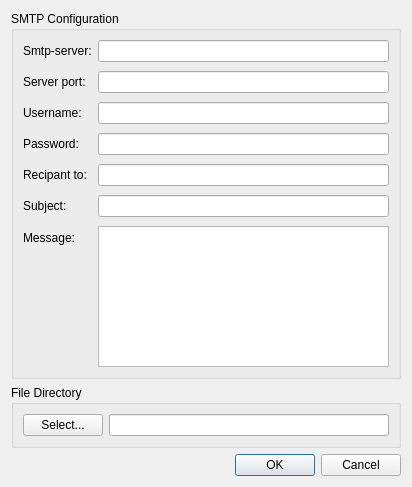
<?xml version="1.0" encoding="UTF-8"?>
<ui version="4.0">
 <class>emailConfig</class>
 <widget class="QDialog" name="emailConfig">
  <property name="geometry">
   <rect>
    <x>0</x>
    <y>0</y>
    <width>412</width>
    <height>487</height>
   </rect>
  </property>
  <property name="windowTitle">
   <string>Dialog</string>
  </property>
  <layout class="QVBoxLayout" name="verticalLayout_2">
   <item>
    <widget class="QGroupBox" name="groupBox">
     <property name="title">
      <string>SMTP Configuration</string>
     </property>
     <layout class="QVBoxLayout" name="verticalLayout">
      <item>
       <layout class="QFormLayout" name="formLayout">
        <property name="fieldGrowthPolicy">
         <enum>QFormLayout::ExpandingFieldsGrow</enum>
        </property>
        <property name="rowWrapPolicy">
         <enum>QFormLayout::WrapLongRows</enum>
        </property>
        <property name="verticalSpacing">
         <number>9</number>
        </property>
        <item row="0" column="0">
         <widget class="QLabel" name="label">
          <property name="text">
           <string>Smtp-server:</string>
          </property>
         </widget>
        </item>
        <item row="0" column="1">
         <widget class="QLineEdit" name="serverName"/>
        </item>
        <item row="1" column="0">
         <widget class="QLabel" name="label_2">
          <property name="text">
           <string>Server port:</string>
          </property>
         </widget>
        </item>
        <item row="1" column="1">
         <widget class="QLineEdit" name="port"/>
        </item>
        <item row="2" column="0">
         <widget class="QLabel" name="label_3">
          <property name="text">
           <string>Username:</string>
          </property>
         </widget>
        </item>
        <item row="2" column="1">
         <widget class="QLineEdit" name="userName"/>
        </item>
        <item row="3" column="0">
         <widget class="QLabel" name="label_4">
          <property name="text">
           <string>Password:</string>
          </property>
         </widget>
        </item>
        <item row="3" column="1">
         <widget class="QLineEdit" name="paswd">
          <property name="inputMask">
           <string/>
          </property>
          <property name="echoMode">
           <enum>QLineEdit::Password</enum>
          </property>
         </widget>
        </item>
        <item row="4" column="0">
         <widget class="QLabel" name="label_5">
          <property name="text">
           <string>Recipant to:</string>
          </property>
         </widget>
        </item>
        <item row="4" column="1">
         <widget class="QLineEdit" name="rcptAddress"/>
        </item>
        <item row="5" column="0">
         <widget class="QLabel" name="label_6">
          <property name="text">
           <string>Subject:</string>
          </property>
         </widget>
        </item>
        <item row="5" column="1">
         <widget class="QLineEdit" name="subject"/>
        </item>
        <item row="6" column="0">
         <widget class="QLabel" name="label_7">
          <property name="text">
           <string>Message:</string>
          </property>
         </widget>
        </item>
        <item row="6" column="1">
         <widget class="QPlainTextEdit" name="message">
          <property name="plainText">
           <string/>
          </property>
         </widget>
        </item>
       </layout>
      </item>
     </layout>
    </widget>
   </item>
   <item>
    <widget class="QGroupBox" name="groupBox_2">
     <property name="title">
      <string>File Directory</string>
     </property>
     <layout class="QHBoxLayout" name="horizontalLayout_2">
      <item>
       <widget class="QPushButton" name="pushButton">
        <property name="text">
         <string>Select...</string>
        </property>
       </widget>
      </item>
      <item>
       <widget class="QLineEdit" name="fileDirectory_lineEdit">
        <property name="readOnly">
         <bool>true</bool>
        </property>
       </widget>
      </item>
     </layout>
    </widget>
   </item>
   <item>
    <widget class="QDialogButtonBox" name="buttonBox">
     <property name="orientation">
      <enum>Qt::Horizontal</enum>
     </property>
     <property name="standardButtons">
      <set>QDialogButtonBox::Cancel|QDialogButtonBox::Ok</set>
     </property>
    </widget>
   </item>
  </layout>
 </widget>
 <resources/>
 <connections>
  <connection>
   <sender>buttonBox</sender>
   <signal>accepted()</signal>
   <receiver>emailConfig</receiver>
   <slot>accept()</slot>
   <hints>
    <hint type="sourcelabel">
     <x>428</x>
     <y>284</y>
    </hint>
    <hint type="destinationlabel">
     <x>157</x>
     <y>274</y>
    </hint>
   </hints>
  </connection>
  <connection>
   <sender>buttonBox</sender>
   <signal>rejected()</signal>
   <receiver>emailConfig</receiver>
   <slot>reject()</slot>
   <hints>
    <hint type="sourcelabel">
     <x>496</x>
     <y>290</y>
    </hint>
    <hint type="destinationlabel">
     <x>286</x>
     <y>274</y>
    </hint>
   </hints>
  </connection>
 </connections>
</ui>
